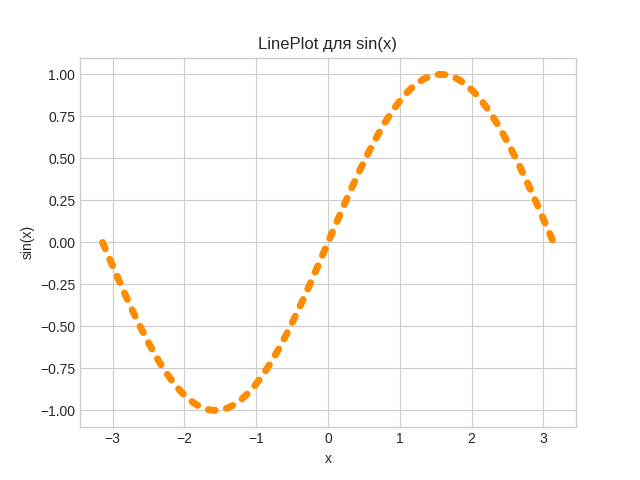

Write Python code to recreate this figure.
import matplotlib.pyplot as plt
import numpy as np

x = np.linspace(-np.pi, np.pi, 1000)
y = np.sin(x)
plt.style.use('seaborn-whitegrid')
plt.title("LinePlot для sin(x)")
plt.xlabel("x")
plt.ylabel("sin(x)")
plt.plot(x,y, color="darkorange", linestyle="dotted", linewidth= 5, dash_capstyle="round")
plt.show()
